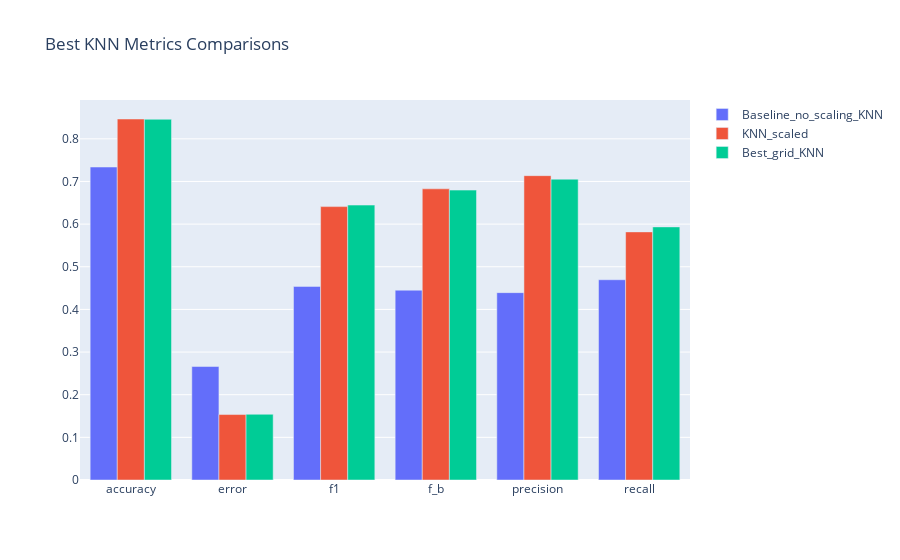

Notebook code for this chart:
### Code cell
graph_metrics_comparison(list_of_dict=list_of_best_KNN, exclusion_list=['k'], title_of_graph='Best KNN Metrics Comparisons')

### Figure 1 — Plotly figure (JSON) as saved in the notebook; plotly's stock layout.template omitted (floating-point values rounded to 4 significant figures)
{"data": [{"name": "Baseline_no_scaling_KNN", "type": "bar", "x": ["accuracy", "error", "f1", "f_b", "precision", "recall"], "y": [0.7339, 0.2661, 0.454, 0.4451, 0.4394, 0.4696]}, {"name": "KNN_scaled", "type": "bar", "x": ["accuracy", "error", "f1", "f_b", "precision", "recall"], "y": [0.8465, 0.1535, 0.641, 0.6827, 0.7137, 0.5818]}, {"name": "Best_grid_KNN", "type": "bar", "x": ["accuracy", "error", "f1", "f_b", "precision", "recall"], "y": [0.8459, 0.1541, 0.6446, 0.6798, 0.7054, 0.5935]}], "layout": {"title": {"text": "Best KNN Metrics Comparisons"}}}
